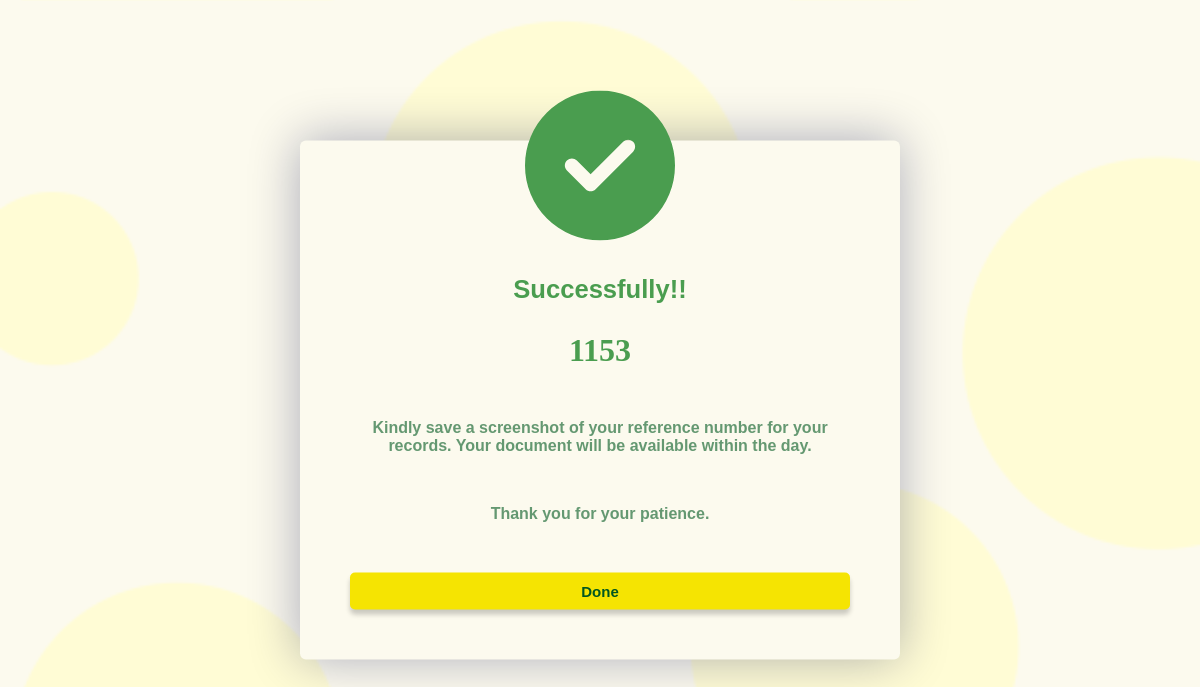
Page /user_login/user_panel/successful.php on the earlier database version.
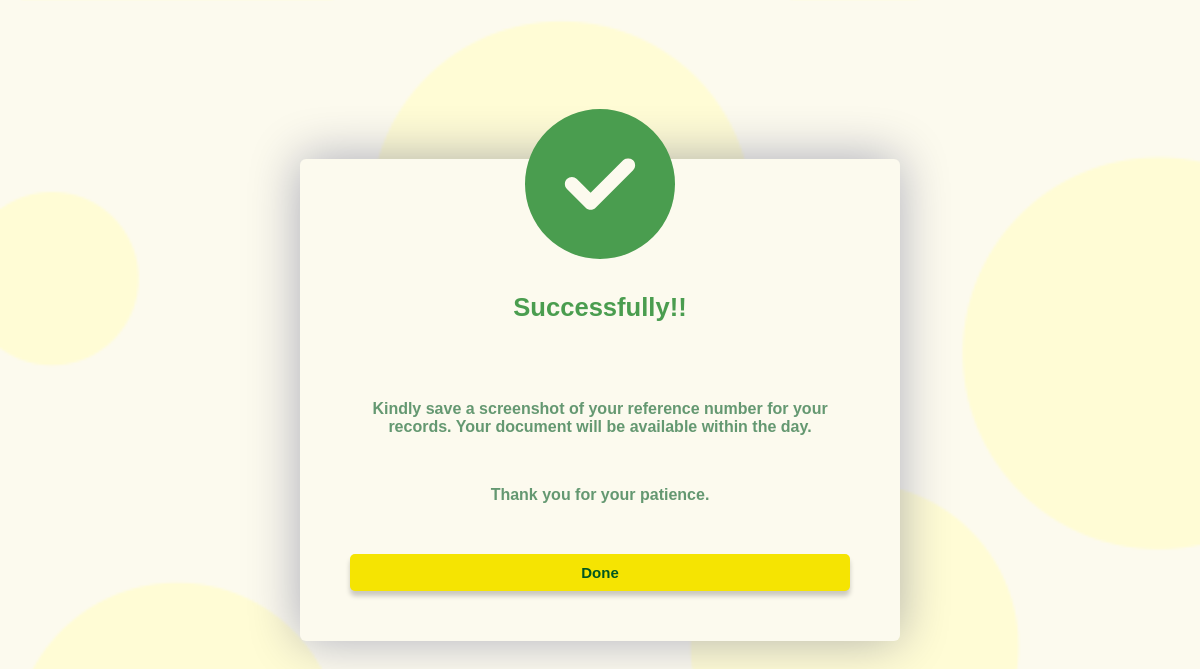
Same page on the later database version.
### tables this page shows
CREATE TABLE `barangay_request` (
  `firstname` varchar(200) NOT NULL,
  `middlename` varchar(200) NOT NULL,
  `lastname` varchar(200) NOT NULL,
  `age` int(200) NOT NULL,
  `request_document` varchar(200) NOT NULL,
  `house_number` varchar(200) NOT NULL,
  `sitio_pook` varchar(200) NOT NULL,
  `birthday` date NOT NULL,
  `place_of_birth` varchar(200) NOT NULL,
  `contact_no` varchar(200) NOT NULL,
  `contact_person` varchar(200) NOT NULL,
  `contact_no_contact_person` varchar(200) NOT NULL,
  `live_since_year` varchar(200) NOT NULL,
  `purpose` varchar(200) NOT NULL,
  `status` varchar(200) NOT NULL,
  `gender` varchar(200) NOT NULL,
  `date_request` date NOT NULL,
  `business_name` varchar(200) NOT NULL,
  `profile` varchar(200) NOT NULL,
  `user_id` int(11) NOT NULL,
  `id` int(11) NOT NULL,
  `control_no` varchar(200) NOT NULL
);

### user_login/user_panel/successful.php (the view, shortened to what this page needs)
<?php
     require('../../database/conn_db.php');
     $sql = "SELECT * FROM user_account as u LEFT JOIN barangay_request as r ON u.user_id = r.user_id ORDER BY r.id DESC ";
     $result = mysqli_query($conn, $sql);
     if (mysqli_num_rows($result) > 0){
        $row = mysqli_fetch_array($result);
     }
?>
<!DOCTYPE html>
<html lang="en">
<head>
    <link rel = "stylesheet" href = "style_user/style_succ.css.css">
    <link rel="stylesheet" href="https://cdnjs.cloudflare.com/ajax/libs/font-awesome/6.5.1/css/all.min.css" />
</head>
</head>
<body >
    <div class = "container">
    <div class = "popup" id = "popup">
        <h2>Successfully!!</h2>
        <br>
        <h1><?php echo   $row['control_no'] ;?></h1>
        <p>Kindly save a screenshot of your reference number for your records.
        Your document will be available within the day.</p>
        <p>Thank you for your patience.</p>
        <button type = "button" class = "btn" onclick = "closepopup()">Done</button>
    </div>
    </div>
</body>
</html>

Differences in the rows shown:
removed barangay_request: control_no "1153"
